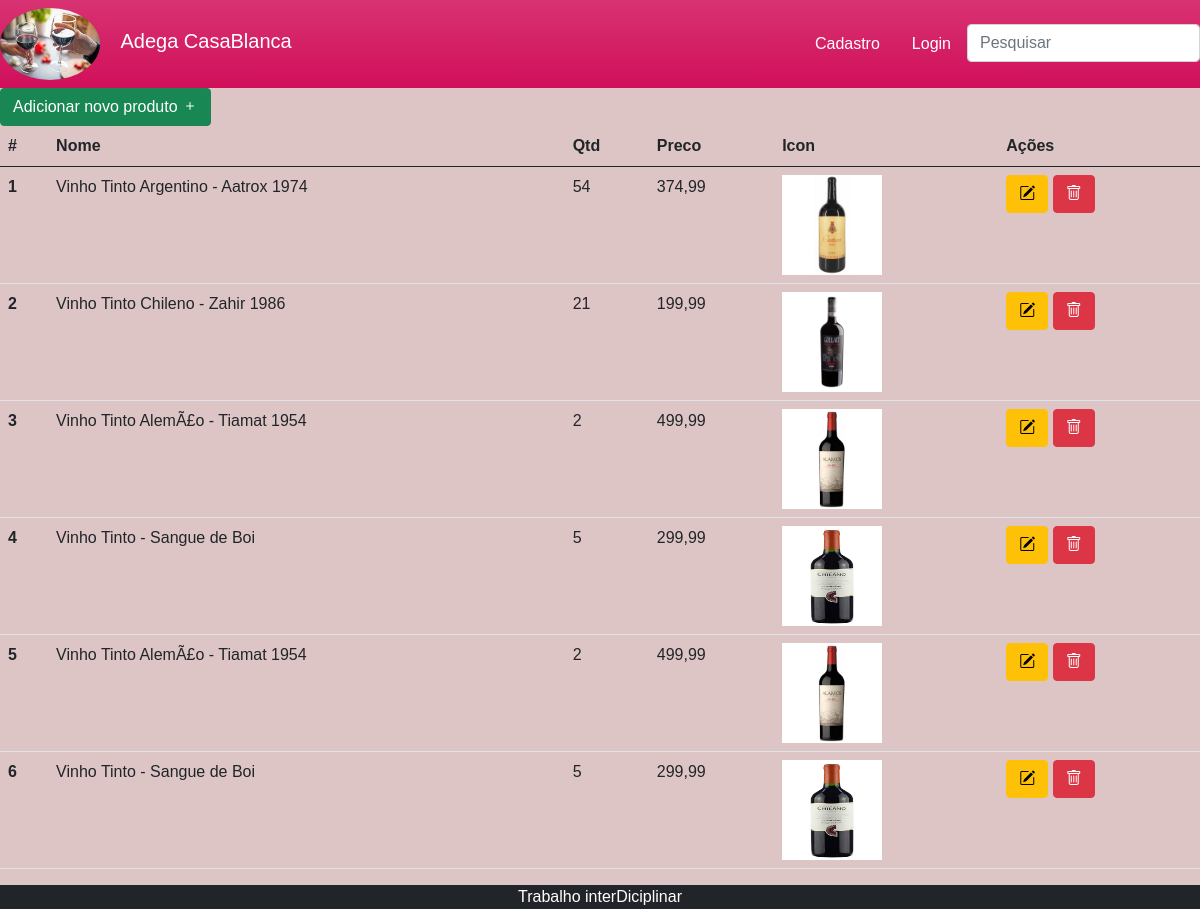
/produtos.php, run on the app's committed database.
### tables this page shows
CREATE TABLE IF NOT EXISTS `produto` (
  `id` int(11) NOT NULL AUTO_INCREMENT,
  `nome` varchar(255) NOT NULL,
  `qtd` int(11) NOT NULL,
  `preco` varchar(255) NOT NULL,
  `img` varchar(255) NOT NULL,
  PRIMARY KEY (`id`)
);

### produtos.php (the view, shortened to what this page needs)
<?php
  include './shared/header.php';
  $dbh = DBConnection::get();
  $stmt = $dbh->prepare("SELECT * FROM produto;");
  $stmt->execute();
  $dados = $stmt->fetchAll(PDO::FETCH_ASSOC);
  echo '
  <a class="btn btn-success" href="produtoForm.php">Adicionar novo produto <i class="bi bi-plus"></i></a>
    <section>
    <table class="table">
      <thead>
        <tr>
          <th scope="col">#</th>
          <th scope="col">Nome</th>
          <th scope="col">Qtd</th>
          <th scope="col">Preco</th>
          <th scope="col">Icon</th>
          <th scope="col">Ações</th>
        </tr>
      </thead>
      <tbody>';
          if (!empty($dados)){
            foreach ($dados as $registro) {
              echo '<tr>';
                echo '<th scope="col">'.$registro['id'].'</th>';
                echo '<td>'.$registro['nome'].'</td>';
                echo '<td>'.$registro['qtd'].'</td>';
                echo '<td>'.$registro['preco'].'</td>';
                echo '<td><img src="'.$registro['img'].'" style="width:100px;height:100px"></td>';
                echo '<td>
                          <a class="btn btn-warning" href="produtoForm.php?acao=editar&id='.$registro['id'].'"><i class="bi bi-pencil-square"></i></a>
                          <a class="btn btn-danger" onclick="confirmDelete('.$registro['id'].')""><i class="bi bi-trash"></i></a>
                      </td>';
              echo '</tr>';
            }
          }
          else{
            echo "<tr><td colspan='9'><p style='text-align-last: center;'>Ops... Parece que não temos nenhum produto cadastrado ainda.</p></td></tr>";
          }
          echo '</tbody>
      </table>
    </section>';
include './shared/footer.php' ?>

### shared/header.php (shortened to what this page needs)
<!DOCTYPE html>
<html lang="pt-br">
    <head>
        <link href="https://cdn.jsdelivr.net/npm/bootstrap@5.1.0/dist/css/bootstrap.min.css" rel="stylesheet">
        <link rel="stylesheet" href="https://cdn.jsdelivr.net/npm/bootstrap-icons@1.8.3/font/bootstrap-icons.css">
        <link rel="stylesheet" href="css/pagina.css">
    </head>
    <body>
    <header>
        <nav class="navbar navbar-light bg-gradient">
            <div>
                <img class="rounded-circle " src="img/logo.jpg" alt="Logo da loja">
                <a class="navbar-brand text-white m-3" href="index.php">Adega CasaBlanca</a>
            </div>
            <ul class="nav">
                <?php
                    if(isset($_SESSION['nome'])){
                        if(isset($_SESSION['cargo']) && $_SESSION['cargo'] == 0){
                            echo '
                                <li class="nav-item">
                                    <a class="nav-link text-white" href="#">Pedidos</a>
                                </li>
                                <li class="nav-item">
                                    <a role="button" href="./shared/sair.php" class="nav-link text-white">Sair</a>
                                </li>';
                        }
                        else{
                            echo '
                                <li class="nav-item">
                                    <a class="nav-link text-white" href="clientes.php">Clientes</a>
                                </li>
                                <li class="nav-item">
                                    <a class="nav-link text-white" href="#">Pedidos</a>
                                </li>
                                <li class="nav-item">
                                    <a class="nav-link text-white" href="produtos.php">Produtos</a>
                                </li>
                                <li class="nav-item">
                                    <a role="button" href="./shared/sair.php" class="nav-link text-white">Sair</a>
                                </li>';
                        }
                    }
                    else{
                        echo '
                            <li class="nav-item">
                                <a class="nav-link text-white" href="clienteForm.php">Cadastro</a>
                            </li>
                            <li class="nav-item">
                                <a class="nav-link text-white" href="login.php">Login</a>
                            </li>';
                    }
                ?>
                <li>
                    <input type="text" class="form-control" placeholder="Pesquisar" aria-label="Pesquisar">
                </li>
            </ul>
        </nav>
    </header>

### shared/footer.php (shortened to what this page needs)
    <footer>
        <div class="contaner-fluid bg-dark">
            <div class="row">
                <div class=" col-sm-12 col-sm-12 text-white text-center">
                    <p class="mb-0">Trabalho interDiciplinar</p>
                </div>
            </div>
        </div>
    </footer>
  </body>
</html>

### css/pagina.css (style rules this page uses)
* { padding: 0px; margin: 0px; }
a { text-decoration: none; color: black; }
img { width: 100px; }
body { background-color: rgb(221, 197, 197); font-family: Arial, Helvetica, sans-serif; }
nav { background-color: rgb(209, 15, 90); }

### data on the page
produto: id "1", nome "Vinho Tinto Argentino - Aatrox 1974", qtd "54", preco "374,99", img (picture)
produto: id "2", nome "Vinho Tinto Chileno - Zahir 1986", qtd "21", preco "199,99", img (picture)
produto: id "3", nome "Vinho Tinto AlemÃ£o - Tiamat 1954", qtd "2", preco "499,99", img (picture)
produto: id "4", nome "Vinho Tinto - Sangue de Boi", qtd "5", preco "299,99", img (picture)
produto: id "5", nome "Vinho Tinto AlemÃ£o - Tiamat 1954", qtd "2", preco "499,99", img (picture)
produto: id "6", nome "Vinho Tinto - Sangue de Boi", qtd "5", preco "299,99", img (picture)
